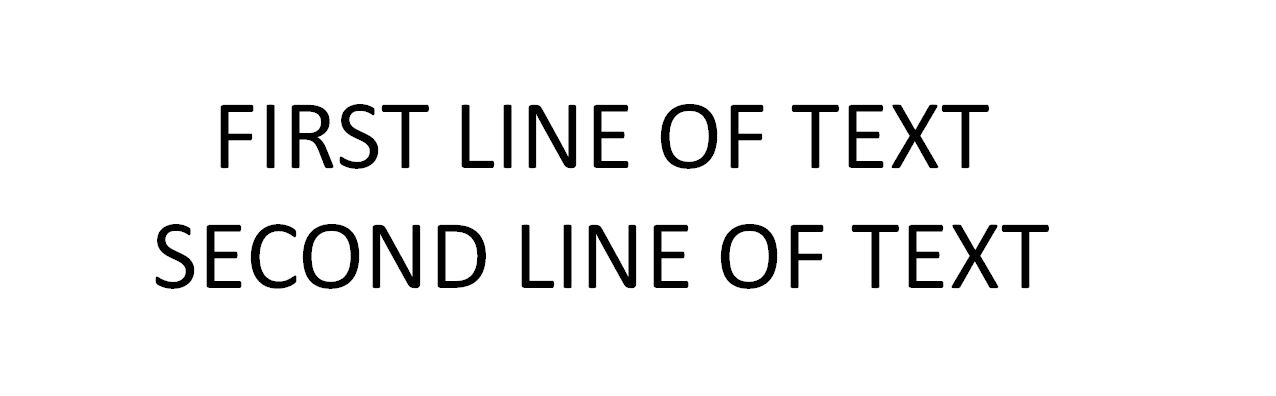
#> input picture image1.JPG, 1276 x 396 px, found by its file name
$ jupyter execute --allow-errors Untitled.ipynb
#> lines starting #> are read from the running program, lines starting #| are printed output that depends on the picture
# Optical CharacterRecognition (ORC)

# 1. Character Recognition using Tesseract

[cell 1]
import cv2
import numpy as np
import pytesseract
import matplotlib.pyplot as plt
from imutils.object_detection import non_max_suppression
# The path to tesseract we have installed
pytesseract.pytesseract.tesseract_cmd = r"E:\ML\OCR\tesseract.exe"

[cell 2]
image="image1.jpg"
image = cv2.imread(image)
#> image is the input picture: shape (396, 1276, 3); min 0, max 255, mean 240
plt.imshow(image)
gray = cv2.cvtColor(image, cv2.COLOR_BGR2GRAY)

#> (a cell that did not finish here is left out)

# 2.Character Detection in image using OpenCV

[cell 4]
from imutils.object_detection import non_max_suppression
import numpy as np
import time
import cv2

[cell 5]
image="image2.jpg"
min_confidence=0.3
width=320
height=320
east="frozen_east_text_detection.pb"

[cell 6]
# load the input image and grab the image dimensions
image = cv2.imread(image)
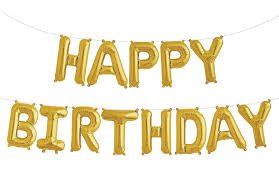
#> input picture image2.jpg, 279 x 180 px
#> image is the input picture: shape (180, 279, 3); mean B, G, R 209.8, 233.6, 241.5
plt.imshow(image)

[cell 7]
orig = image.copy()
(H, W) = image.shape[:2]
#> H = 180; W = 279

[cell 8]
(newW, newH) = (width, height)
rW = W / float(newW)
#> rW = 0.872
rH = H / float(newH)
#> rH = 0.562

[cell 9]
# resize the image and grab the new image dimensions
image = cv2.resize(image, (newW, newH))
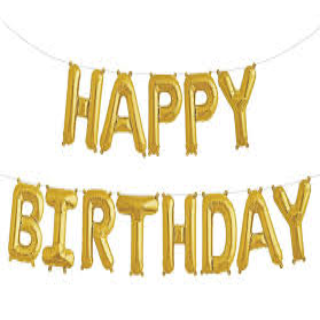
#> image: shape (320, 320, 3); mean B, G, R 209.7, 233.6, 241.4
(H, W) = image.shape[:2]
#> H = 320; W = 320

[cell 10]
# define the two output layer names for the EAST detector model that
# we are interested -- the first is the output probabilities and the
# second can be used to derive the bounding box coordinates of text
layerNames = [
    "feature_fusion/Conv_7/Sigmoid",
    "feature_fusion/concat_3"]

[cell 11]
# load the pre-trained EAST text detector
print("loading EAST text detector...")
#> (the rest of this cell did not finish here and is left out)

[cell 12]
# construct a blob from the image and then perform a forward pass of
# the model to obtain the two output layer sets
blob = cv2.dnn.blobFromImage(image, 1.0, (W, H),
                             (123.68, 116.78, 103.94), swapRB=True, crop=False)
start = time.time()
#> (the rest of this cell did not finish here and is left out)

#> (a cell that did not finish here is left out)

#> (a cell that did not finish here is left out)

#> (a cell that did not finish here is left out)

#> (a cell that did not finish here is left out)

[cell 17]
# show the output image
#cv2.imshow("Text Detection", orig)
#cv2.waitKey(0)

#cv2.destroyAllWindows()
orig=cv2.cvtColor(orig, cv2.COLOR_BGR2RGB)
plt.imshow(orig)

# 3. Character Recognition using Deep learning and Opencv

[cell 18]
from imutils.object_detection import non_max_suppression
import numpy as np
import cv2
import pytesseract
pytesseract.pytesseract.tesseract_cmd = r"E:\ML\OCR\tesseract.exe"

[cell 19]
# [56 lines left out: function decode_predictions, not called in this run]

[cell 20]
image="image3.jpg"
east="frozen_east_text_detection.pb"
min_confidence=0.5
width=320
height=320
padding=0.3

[cell 21]
# load the input image and grab the image dimensions
image = cv2.imread(image)
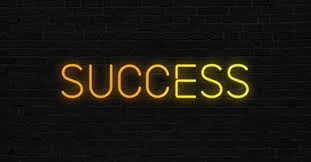
#> input picture image3.jpg, 311 x 162 px
#> image is the input picture: shape (162, 311, 3); mean B, G, R 16.2, 22.9, 25.6
plt.imshow(image)

[cell 22]
orig = image.copy()
(origH, origW) = image.shape[:2]
#> origH = 162; origW = 311

[cell 23]
# set the new width and height and then determine the ratio in change
# for both the width and height
(newW, newH) = (width, height)
rW = origW / float(newW)
#> rW = 0.972
rH = origH / float(newH)
#> rH = 0.506

[cell 24]
# resize the image and grab the new image dimensions
image = cv2.resize(image, (newW, newH))
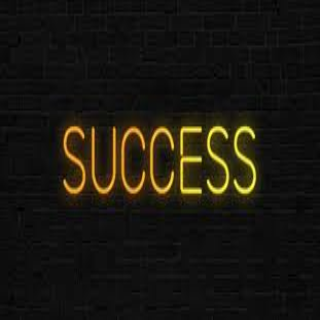
#> image: shape (320, 320, 3); mean B, G, R 16.1, 22.8, 25.5
(H, W) = image.shape[:2]

[cell 25]
# define the two output layer names for the EAST detector model that
# we are interested -- the first is the output probabilities and the
# second can be used to derive the bounding box coordinates of text
layerNames = [
    "feature_fusion/Conv_7/Sigmoid",
    "feature_fusion/concat_3"]

[cell 26]
# load the pre-trained EAST text detector
print("loading EAST text detector...")
#> (the rest of this cell did not finish here and is left out)

[cell 27]
# construct a blob from the image and then perform a forward pass of
# the model to obtain the two output layer sets
blob = cv2.dnn.blobFromImage(image, 1.0, (W, H),
                             (123.68, 116.78, 103.94), swapRB=True, crop=False)
#> (the rest of this cell did not finish here and is left out)

#> (a cell that did not finish here is left out)

[cell 29]
# initialize the list of results
results = []

#> (a cell that did not finish here is left out)

[cell 31]
# loop over the results
for ((startX, startY, endX, endY), text) in results:
    # display the text OCR'd by Tesseract
    print("OCR TEXT")
    print("========")
    print("{}\n".format(text))

    # strip out non-ASCII text so we can draw the text on the image
    # using OpenCV, then draw the text and a bounding box surrounding
    # the text region of the input image
    text = "".join([c if ord(c) < 128 else "" for c in text]).strip()
    output = orig.copy()
    cv2.rectangle(output, (startX, startY), (endX, endY),
                  (0, 0, 255), 2)
    cv2.putText(output, text, (startX, startY - 18),
                cv2.FONT_HERSHEY_SIMPLEX, 1.2, (0, 0, 255), 2)

    # show the output image
    #cv2.imshow("Text Detection", output)
    #cv2.waitKey(0)

#cv2.destroyAllWindows()
